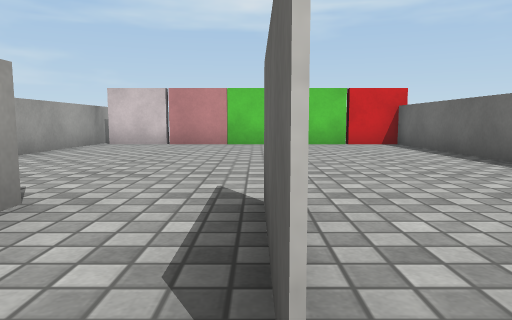
[1] (above)

16 first-person views from a walk through a 3-D level made in the Unity game engine. The camera is 0.59 m above the floor, tilts 6° down and sees 70° across. The floor is counted in squares, 1 m on a side. Each view is taken from the middle of a square. On the plan, view 1 faces up. The plan holds only what a view shows up to about 10 squares ahead; the rest is blank. The place goes on beyond the plan. Surface patterns are stand-ins for the level's own textures.

[2]
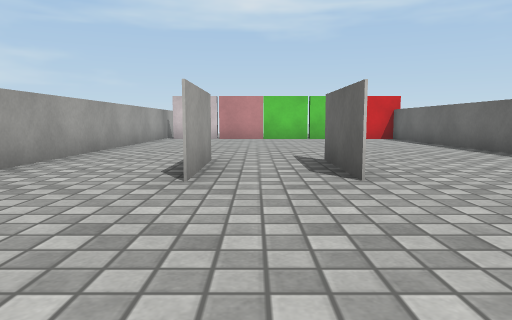

[3]
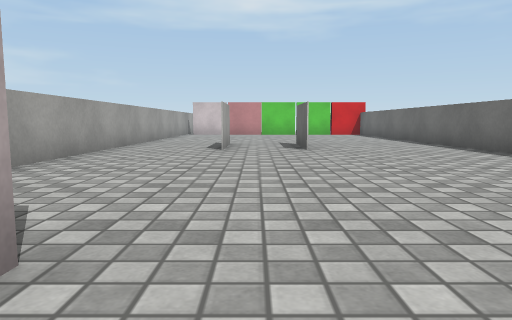

[4]
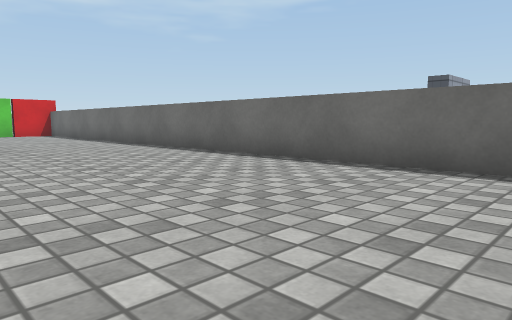

[5]
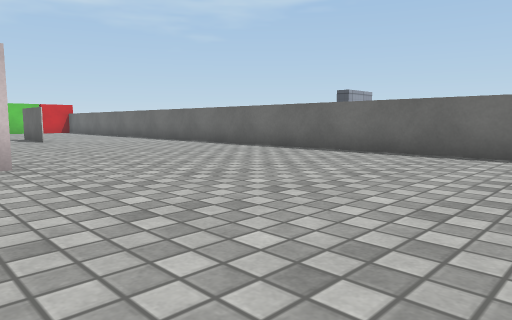

[6]
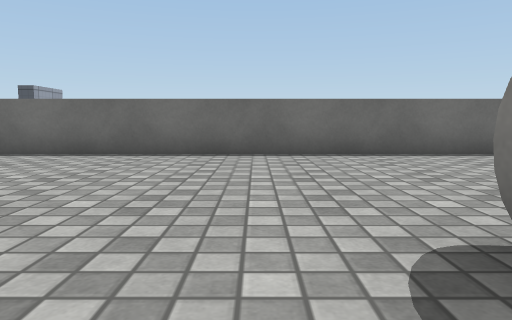

[7]
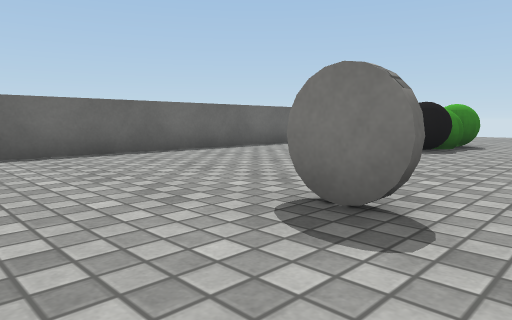

[8]
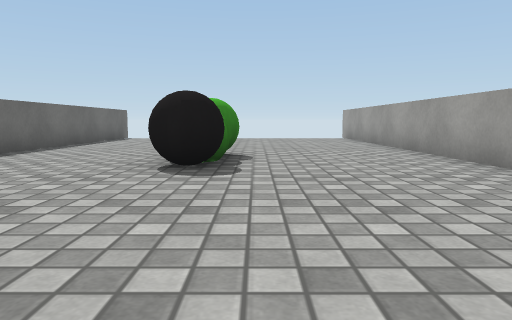

[9]
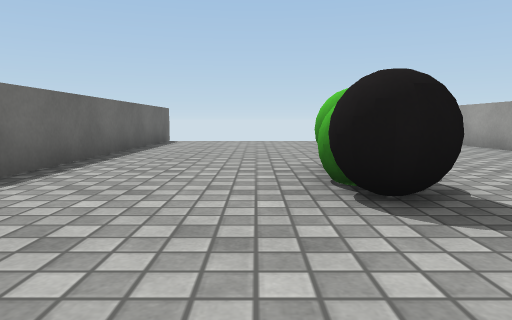

[10]
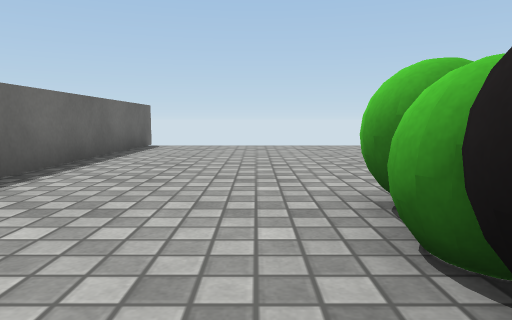

[11]
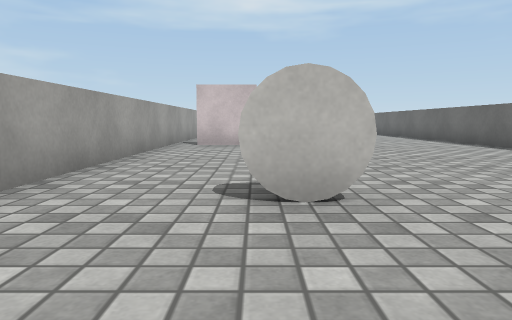

[12]
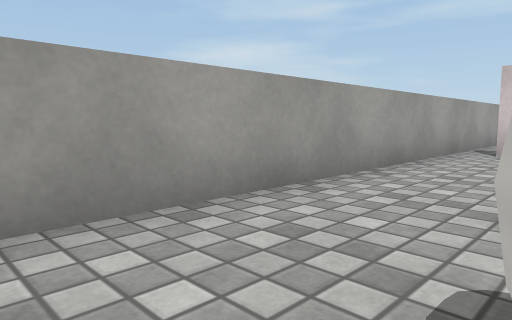

[13]
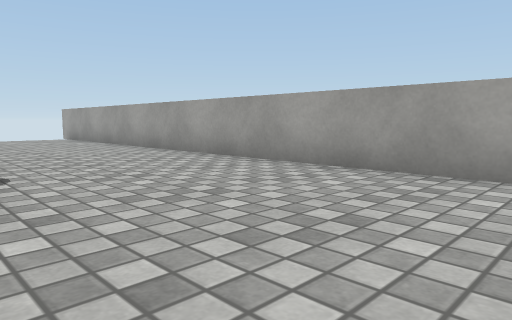

[14]
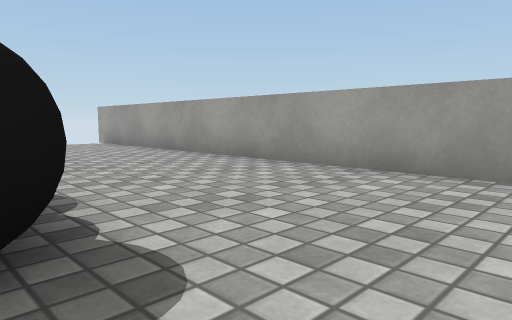

[15]
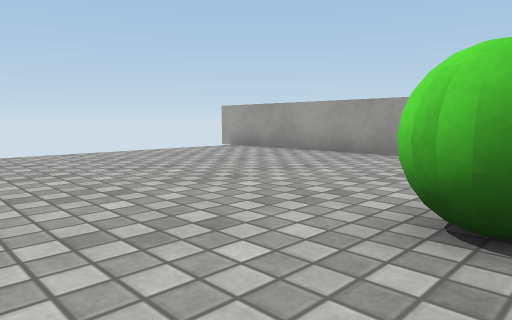

[16]
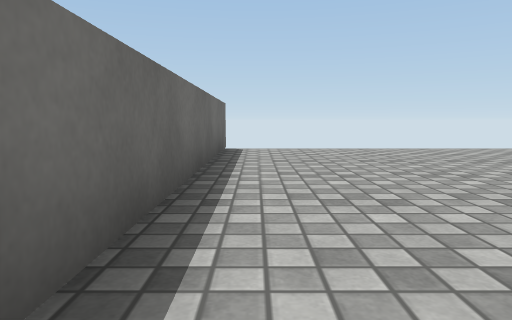

### Floor plan
Points are (right, up) in squares from view 1. A wall is a line through its corners. A room is listed if a view was taken in it or the views show most of it. See-through windows are left out.
Room 1 (views 1, 2, 3, 4, 5, 6, 7, 8, 9, 10, 11, 12, 13, 14, 15, 16)
walls: (-1.9, -5.8) (-3.5, -5.8); (0.1, 0.5) (0.1, 2.6); (-1.7, 2.6) (-1.7, 0.5); (-4.2, 10.1) (-4.2, -26.5); (3.7, -26.5) (3.7, 9.5) (-3.9, 9.5)
objects: other object (-2, -12); green ball (0, -20) to (0, -19); ball (0, -18)

Where each view was taken, in squares from view 1:
view 1: 0 up, 0 right, facing up
view 2: 3 down, 1 left, facing up
view 3: 7 down, 1 left, facing up
view 4: 7 down, 1 left, facing up-right
view 5: 11 down, 3 left, facing up-right
view 6: 11 down, 3 left, facing right
view 7: 10 down, 3 left, facing down-right
view 8: 13 down, 1 left, facing down
view 9: 15 down, 1 right, facing down
view 10: 17 down, 1 right, facing down
view 11: 15 down, 2 left, facing up
view 12: 13 down, 2 left, facing up-left
view 13: 13 down, 0 right, facing down-left
view 14: 16 down, 0 right, facing down-left
view 15: 19 down, 2 right, facing down-left
view 16: 18 down, 3 right, facing down
